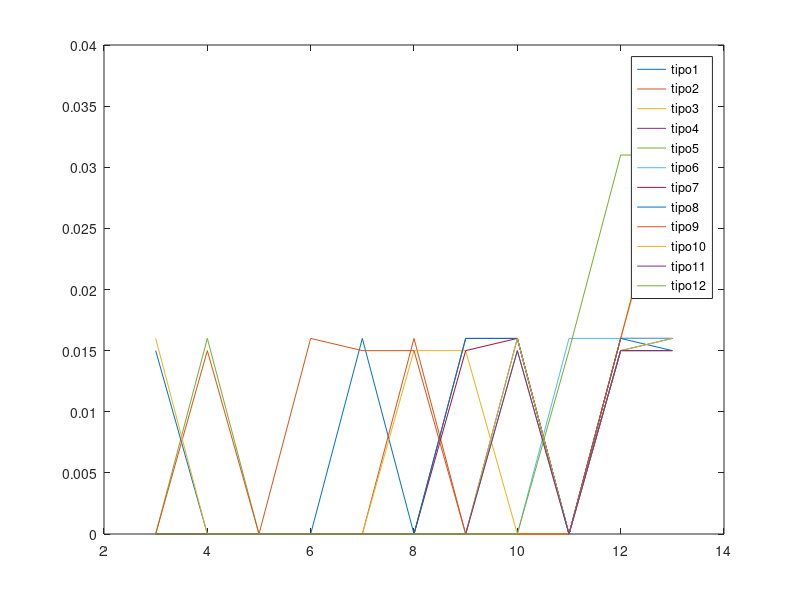

MATLAB code for this plot:
x = [3:13]
t1 = [0.0, 0.0, 0.0, 0.0, 0.016, 0.0, 0.0, 0.016, 0.0, 0.015, 0.016]
t2 = [0.0, 0.0, 0.0, 0.0, 0.0, 0.016, 0.0, 0.0, 0.0, 0.016, 0.016]
t3 = [0.0, 0.0, 0.0, 0.0, 0.0, 0.015, 0.015, 0.0, 0.0, 0.016, 0.031]
t4 = [0.0, 0.0, 0.0, 0.0, 0.0, 0.0, 0.016, 0.016, 0.0, 0.016, 0.016]
t5 = [0.0, 0.016, 0.0, 0.0, 0.0, 0.0, 0.0, 0.015, 0.0, 0.015, 0.015]
t6 = [0.0, 0.0, 0.0, 0.0, 0.0, 0.0, 0.0, 0.0, 0.016, 0.016, 0.016]
t7 = [0.0, 0.0, 0.0, 0.0, 0.0, 0.0, 0.015, 0.016, 0.0, 0.015, 0.015]
t8 = [0.015, 0.0, 0.0, 0.0, 0.0, 0.0, 0.016, 0.016, 0.0, 0.016, 0.015]
t9 = [0.0, 0.015, 0.0, 0.016, 0.015, 0.015, 0.0, 0.0, 0.0, 0.016, 0.032]
t10 = [0.016, 0.0, 0.0, 0.0, 0.0, 0.0, 0.0, 0.016, 0.0, 0.015, 0.016]
t11 = [0.0, 0.0, 0.0, 0.0, 0.0, 0.0, 0.0, 0.015, 0.0, 0.015, 0.015]
t12 = [0.0, 0.0, 0.0, 0.0, 0.0, 0.0, 0.0, 0.0, 0.015, 0.031, 0.031]

plot(x, t1)
legend('tipo1')
hold all
plot(x, t2)
legend('tipo2')
hold all
plot(x, t3)
legend('tipo3')
hold all
plot(x, t4)
legend('tipo4')
hold all
plot(x, t5)
legend('tipo5')
hold all
plot(x, t6)
legend('tipo6')
hold all
plot(x, t7)
legend('tipo7')
hold all
plot(x, t8)
legend('tipo8')
hold all
plot(x, t9)
legend('tipo9')
hold all
plot(x, t10)
legend('tipo10')
hold all
plot(x, t11)
legend('tipo11')
hold all
plot(x, t12)
legend('tipo12')
hold all
legend('tipo1','tipo2','tipo3','tipo4','tipo5','tipo6','tipo7','tipo8','tipo9','tipo10','tipo11','tipo12','tipo12')